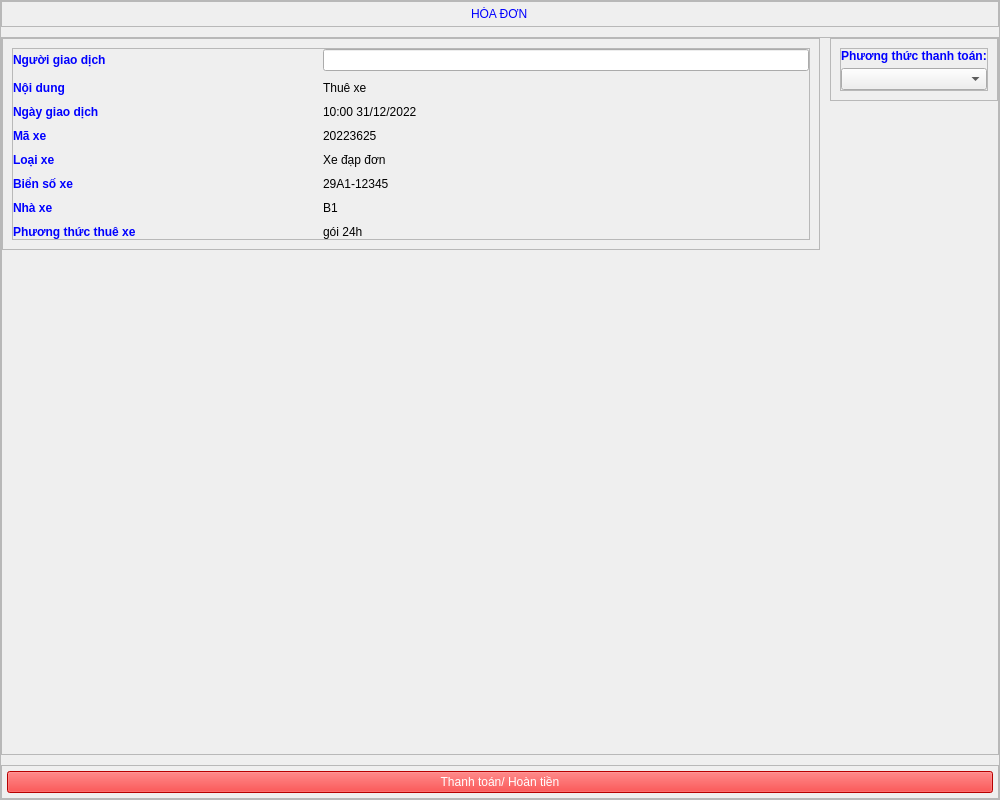
<?xml version="1.0" encoding="UTF-8"?>
<ui version="4.0">
 <class>Form</class>
 <widget class="QWidget" name="Form">
  <property name="geometry">
   <rect>
    <x>0</x>
    <y>0</y>
    <width>1000</width>
    <height>800</height>
   </rect>
  </property>
  <property name="windowTitle">
   <string>Form</string>
  </property>
  <layout class="QVBoxLayout" name="verticalLayout">
   <property name="spacing">
    <number>0</number>
   </property>
   <property name="leftMargin">
    <number>0</number>
   </property>
   <property name="topMargin">
    <number>0</number>
   </property>
   <property name="rightMargin">
    <number>0</number>
   </property>
   <property name="bottomMargin">
    <number>0</number>
   </property>
   <item>
    <widget class="QScrollArea" name="scrollArea">
     <property name="widgetResizable">
      <bool>true</bool>
     </property>
     <widget class="QWidget" name="scrollAreaWidgetContents">
      <property name="geometry">
       <rect>
        <x>0</x>
        <y>0</y>
        <width>998</width>
        <height>798</height>
       </rect>
      </property>
      <layout class="QVBoxLayout" name="verticalLayout_2">
       <property name="spacing">
        <number>10</number>
       </property>
       <property name="leftMargin">
        <number>0</number>
       </property>
       <property name="topMargin">
        <number>0</number>
       </property>
       <property name="rightMargin">
        <number>0</number>
       </property>
       <property name="bottomMargin">
        <number>0</number>
       </property>
       <item>
        <widget class="QFrame" name="frame">
         <property name="sizePolicy">
          <sizepolicy hsizetype="Preferred" vsizetype="Preferred">
           <horstretch>0</horstretch>
           <verstretch>0</verstretch>
          </sizepolicy>
         </property>
         <property name="frameShape">
          <enum>QFrame::StyledPanel</enum>
         </property>
         <property name="frameShadow">
          <enum>QFrame::Raised</enum>
         </property>
         <layout class="QVBoxLayout" name="verticalLayout_4">
          <property name="leftMargin">
           <number>5</number>
          </property>
          <property name="topMargin">
           <number>5</number>
          </property>
          <property name="rightMargin">
           <number>5</number>
          </property>
          <property name="bottomMargin">
           <number>5</number>
          </property>
          <item alignment="Qt::AlignHCenter">
           <widget class="QLabel" name="label">
            <property name="maximumSize">
             <size>
              <width>16777215</width>
              <height>16777215</height>
             </size>
            </property>
            <property name="styleSheet">
             <string notr="true">color: rgb(0, 0, 255);
font: bold 20pt &quot;Arial&quot;;</string>
            </property>
            <property name="text">
             <string>HÓA ĐƠN</string>
            </property>
           </widget>
          </item>
         </layout>
        </widget>
       </item>
       <item>
        <widget class="QFrame" name="frame_5">
         <property name="sizePolicy">
          <sizepolicy hsizetype="Preferred" vsizetype="Expanding">
           <horstretch>0</horstretch>
           <verstretch>0</verstretch>
          </sizepolicy>
         </property>
         <property name="frameShape">
          <enum>QFrame::StyledPanel</enum>
         </property>
         <property name="frameShadow">
          <enum>QFrame::Raised</enum>
         </property>
         <layout class="QHBoxLayout" name="horizontalLayout">
          <property name="spacing">
           <number>10</number>
          </property>
          <property name="leftMargin">
           <number>0</number>
          </property>
          <property name="topMargin">
           <number>0</number>
          </property>
          <property name="rightMargin">
           <number>0</number>
          </property>
          <property name="bottomMargin">
           <number>0</number>
          </property>
          <item alignment="Qt::AlignTop">
           <widget class="QFrame" name="frame_ThongTin">
            <property name="sizePolicy">
             <sizepolicy hsizetype="Expanding" vsizetype="Expanding">
              <horstretch>0</horstretch>
              <verstretch>0</verstretch>
             </sizepolicy>
            </property>
            <property name="styleSheet">
             <string notr="true">font: 14pt &quot;Arial&quot;;</string>
            </property>
            <property name="frameShape">
             <enum>QFrame::StyledPanel</enum>
            </property>
            <property name="frameShadow">
             <enum>QFrame::Raised</enum>
            </property>
            <layout class="QVBoxLayout" name="verticalLayout_7">
             <item>
              <widget class="QFrame" name="frame_3">
               <property name="sizePolicy">
                <sizepolicy hsizetype="Preferred" vsizetype="Preferred">
                 <horstretch>0</horstretch>
                 <verstretch>0</verstretch>
                </sizepolicy>
               </property>
               <property name="frameShape">
                <enum>QFrame::StyledPanel</enum>
               </property>
               <property name="frameShadow">
                <enum>QFrame::Raised</enum>
               </property>
               <layout class="QFormLayout" name="formLayout_2">
                <property name="horizontalSpacing">
                 <number>10</number>
                </property>
                <property name="verticalSpacing">
                 <number>10</number>
                </property>
                <property name="leftMargin">
                 <number>0</number>
                </property>
                <property name="topMargin">
                 <number>0</number>
                </property>
                <property name="rightMargin">
                 <number>0</number>
                </property>
                <property name="bottomMargin">
                 <number>0</number>
                </property>
                <item row="0" column="0">
                 <widget class="QLabel" name="label_6">
                  <property name="minimumSize">
                   <size>
                    <width>0</width>
                    <height>0</height>
                   </size>
                  </property>
                  <property name="styleSheet">
                   <string notr="true">color: rgb(0, 0, 255);
font: bold</string>
                  </property>
                  <property name="text">
                   <string>Người giao dịch</string>
                  </property>
                 </widget>
                </item>
                <item row="0" column="1">
                 <widget class="QLineEdit" name="lineEdit_NguoiGiaoDich">
                  <property name="sizePolicy">
                   <sizepolicy hsizetype="Preferred" vsizetype="Preferred">
                    <horstretch>0</horstretch>
                    <verstretch>0</verstretch>
                   </sizepolicy>
                  </property>
                  <property name="text">
                   <string/>
                  </property>
                 </widget>
                </item>
                <item row="1" column="0">
                 <widget class="QLabel" name="label_8">
                  <property name="styleSheet">
                   <string notr="true">color: rgb(0, 0, 255);
font: bold</string>
                  </property>
                  <property name="text">
                   <string>Nội dung</string>
                  </property>
                 </widget>
                </item>
                <item row="1" column="1">
                 <widget class="QLabel" name="label_NoiDung">
                  <property name="text">
                   <string>Thuê xe</string>
                  </property>
                 </widget>
                </item>
                <item row="2" column="0">
                 <widget class="QLabel" name="label_9">
                  <property name="styleSheet">
                   <string notr="true">color: rgb(0, 0, 255);
font: bold</string>
                  </property>
                  <property name="text">
                   <string>Ngày giao dịch</string>
                  </property>
                 </widget>
                </item>
                <item row="2" column="1">
                 <widget class="QLabel" name="label_ThoiDiemGiaoDich">
                  <property name="text">
                   <string>10:00 31/12/2022</string>
                  </property>
                 </widget>
                </item>
                <item row="3" column="0">
                 <widget class="QLabel" name="label_11">
                  <property name="styleSheet">
                   <string notr="true">color: rgb(0, 0, 255);
font: bold</string>
                  </property>
                  <property name="text">
                   <string>Mã xe</string>
                  </property>
                 </widget>
                </item>
                <item row="3" column="1">
                 <widget class="QLabel" name="label_MaXe">
                  <property name="text">
                   <string>20223625</string>
                  </property>
                 </widget>
                </item>
                <item row="4" column="0">
                 <widget class="QLabel" name="label_13">
                  <property name="styleSheet">
                   <string notr="true">color: rgb(0, 0, 255);
font: bold</string>
                  </property>
                  <property name="text">
                   <string>Loại xe</string>
                  </property>
                 </widget>
                </item>
                <item row="4" column="1">
                 <widget class="QLabel" name="label_LoaiXe">
                  <property name="text">
                   <string>Xe đạp đơn</string>
                  </property>
                 </widget>
                </item>
                <item row="5" column="0">
                 <widget class="QLabel" name="label_15">
                  <property name="styleSheet">
                   <string notr="true">color: rgb(0, 0, 255);
font: bold</string>
                  </property>
                  <property name="text">
                   <string>Biển số xe</string>
                  </property>
                 </widget>
                </item>
                <item row="5" column="1">
                 <widget class="QLabel" name="label_BienSoXe">
                  <property name="text">
                   <string>29A1-12345</string>
                  </property>
                 </widget>
                </item>
                <item row="6" column="0">
                 <widget class="QLabel" name="label_17">
                  <property name="styleSheet">
                   <string notr="true">color: rgb(0, 0, 255);
font: bold</string>
                  </property>
                  <property name="text">
                   <string>Nhà xe</string>
                  </property>
                 </widget>
                </item>
                <item row="6" column="1">
                 <widget class="QLabel" name="label_NhaXe">
                  <property name="text">
                   <string>B1</string>
                  </property>
                 </widget>
                </item>
                <item row="7" column="0">
                 <widget class="QLabel" name="label_21">
                  <property name="minimumSize">
                   <size>
                    <width>300</width>
                    <height>0</height>
                   </size>
                  </property>
                  <property name="styleSheet">
                   <string notr="true">color: rgb(0, 0, 255);
font: bold</string>
                  </property>
                  <property name="text">
                   <string>Phương thức thuê xe</string>
                  </property>
                 </widget>
                </item>
                <item row="7" column="1">
                 <widget class="QLabel" name="label_PhuongThucThueXe">
                  <property name="text">
                   <string>gói 24h</string>
                  </property>
                 </widget>
                </item>
               </layout>
              </widget>
             </item>
            </layout>
           </widget>
          </item>
          <item alignment="Qt::AlignRight|Qt::AlignTop">
           <widget class="QFrame" name="frame_thanhToan">
            <property name="sizePolicy">
             <sizepolicy hsizetype="Preferred" vsizetype="Preferred">
              <horstretch>0</horstretch>
              <verstretch>0</verstretch>
             </sizepolicy>
            </property>
            <property name="styleSheet">
             <string notr="true">font: 14pt &quot;Arial&quot;;</string>
            </property>
            <property name="frameShape">
             <enum>QFrame::StyledPanel</enum>
            </property>
            <property name="frameShadow">
             <enum>QFrame::Raised</enum>
            </property>
            <layout class="QVBoxLayout" name="verticalLayout_5">
             <item>
              <widget class="QFrame" name="frame_6">
               <property name="frameShape">
                <enum>QFrame::StyledPanel</enum>
               </property>
               <property name="frameShadow">
                <enum>QFrame::Raised</enum>
               </property>
               <layout class="QVBoxLayout" name="verticalLayout_6">
                <property name="spacing">
                 <number>5</number>
                </property>
                <property name="leftMargin">
                 <number>0</number>
                </property>
                <property name="topMargin">
                 <number>0</number>
                </property>
                <property name="rightMargin">
                 <number>0</number>
                </property>
                <property name="bottomMargin">
                 <number>0</number>
                </property>
                <item>
                 <widget class="QLabel" name="label_2">
                  <property name="styleSheet">
                   <string notr="true">color: rgb(0, 0, 255);
font: bold</string>
                  </property>
                  <property name="text">
                   <string>Phương thức thanh toán:</string>
                  </property>
                 </widget>
                </item>
                <item>
                 <widget class="QComboBox" name="comboBox_PhuongThucThanhToan"/>
                </item>
               </layout>
              </widget>
             </item>
            </layout>
           </widget>
          </item>
         </layout>
        </widget>
       </item>
       <item alignment="Qt::AlignBottom">
        <widget class="QFrame" name="frame_2">
         <property name="frameShape">
          <enum>QFrame::StyledPanel</enum>
         </property>
         <property name="frameShadow">
          <enum>QFrame::Raised</enum>
         </property>
         <layout class="QVBoxLayout" name="verticalLayout_3">
          <property name="spacing">
           <number>0</number>
          </property>
          <property name="leftMargin">
           <number>5</number>
          </property>
          <property name="topMargin">
           <number>5</number>
          </property>
          <property name="rightMargin">
           <number>5</number>
          </property>
          <property name="bottomMargin">
           <number>5</number>
          </property>
          <item>
           <widget class="QPushButton" name="pushButton">
            <property name="styleSheet">
             <string notr="true">background-color: rgb(255, 0, 0);
color: rgb(255, 255, 255);
font: bold 20pt &quot;Arial&quot;;</string>
            </property>
            <property name="text">
             <string>Thanh toán/ Hoàn tiền</string>
            </property>
           </widget>
          </item>
         </layout>
        </widget>
       </item>
      </layout>
     </widget>
    </widget>
   </item>
  </layout>
 </widget>
 <resources/>
 <connections/>
</ui>
